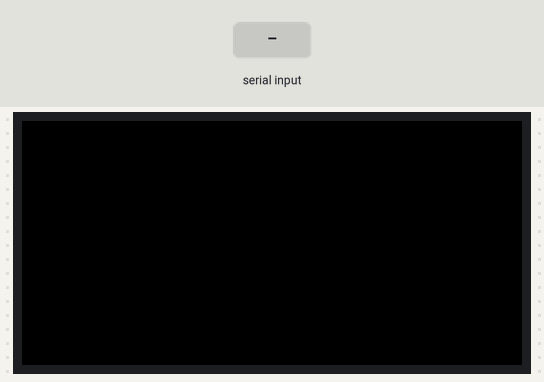
A sketch run on a simulated ESP8266 (NodeMCU). On the bench: 250×122 colour display. The test bench sets the inputs (shaded band). WiFi joins after 1.5 s; servers stay silent unless stated; network time is answered at once with the bench clock; the local clock reads 2024-03-15 10:24:30 at power-on unless the sketch sets it; what the sketch prints to the serial monitor is not drawn.

Above: at 0.8 s.
0.9 s: "1\n" received over Serial
2.4 s: "0\n" received over Serial
At 5.4 s:
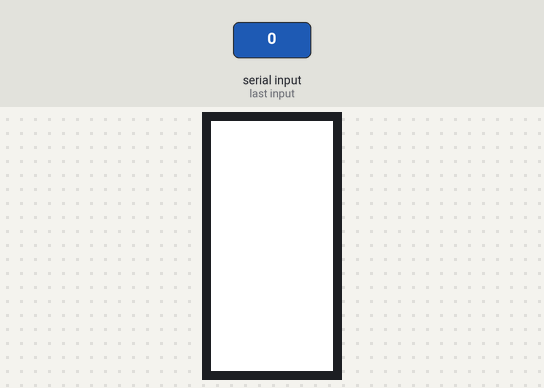
At 19.8 s:
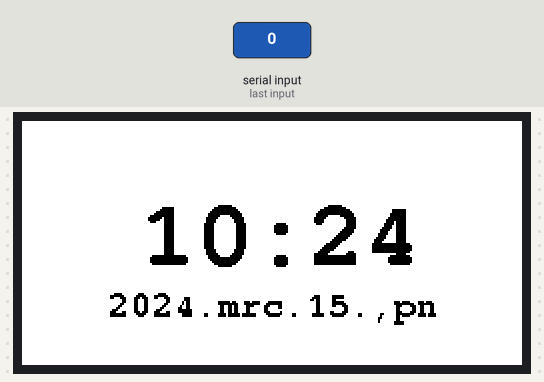
Timing chart, 0 to 20.9 s (numbered marks = the images above; inputs shaded):
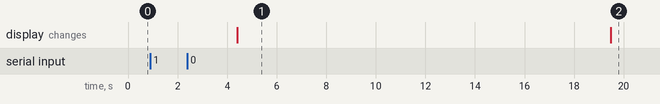

The sketch:

NTPClock.ino
```cpp
#include <GxEPD2_BW.h>
#include <GxEPD2_3C.h>
#include <Fonts/FreeMonoBold9pt7b.h>
#include <Fonts/FreeMonoBold24pt7b.h>
#include <NTPClient.h>
#include <WiFiUdp.h>
#include <ESP8266WiFi.h>

// ePaper kijelző csatlakozások (ESP8266)
// ESP8266 CS(SS)=15,SCL(SCK)=14,SDA(MOSI)=13,BUSY=16,RES(RST)=5,DC=4

// 2.13" fekete-fehér kijelző
GxEPD2_3C<GxEPD2_213_Z98c, GxEPD2_213_Z98c::HEIGHT> display(GxEPD2_213_Z98c(/*CS=5*/ 15, /*DC=*/ 4, /*RES=*/ 5, /*BUSY=*/ 16));

// NTP idő lekérése
WiFiUDP ntpUDP;
NTPClient timeClient(ntpUDP, "pool.ntp.org", 3600, 60000); // 1 órás időeltolás (3600 másodperc)

// Napok nevei magyarul
const char* napok[] = {"vas", "hét", "kedd", "sze", "csü", "pén", "szo"};
const char* honapok[] = {"jan.", "febr.", "márc.", "ápr.", "máj.", "jún.", "júl.", "aug.", "szept.", "okt.", "nov.", "dec."};

void setup() {
  Serial.begin(115200);
  Serial.println("\nESP8266 ePaper óra");

  String ssid, password;
  getWiFiCredentials(ssid, password);

  WiFi.begin(ssid.c_str(), password.c_str());
  Serial.print("Csatlakozás a WiFi-hez");

  int timeout = 10;
  while (WiFi.status() != WL_CONNECTED && timeout > 0) {
    delay(1000);
    Serial.print(".");
    timeout--;
  }

  if (WiFi.status() == WL_CONNECTED) {
    Serial.println("\nWiFi csatlakozva!");
    Serial.print("IP cím: ");
    Serial.println(WiFi.localIP());
  } else {
    Serial.println("\nWiFi csatlakozás sikertelen! Újrapróbálkozás...");
    setup();  // Újraindítja a WiFi beállításokat
  }

  timeClient.begin();
  display.init(115200,true,50,false);
  display.setRotation(1);

  frissitOra();
}

void loop() {
  delay(60000);
  frissitOra();
}

void frissitOra() {
  timeClient.update();
  time_t rawtime = timeClient.getEpochTime();
  struct tm* timeinfo = localtime(&rawtime);

  int ora = timeinfo->tm_hour;
  int perc = timeinfo->tm_min;
  int ev = timeinfo->tm_year + 1900;
  int honap = timeinfo->tm_mon;
  int nap = timeinfo->tm_mday;
  int nap_index = timeinfo->tm_wday;

  display.setFullWindow();
  display.firstPage();
  do {
    display.fillScreen(GxEPD_WHITE);
    display.setTextColor(GxEPD_BLACK);

    // Óra középre
    display.setFont(&FreeMonoBold24pt7b);
    char idoStr[6];
    sprintf(idoStr, "%02d:%02d", ora, perc);
    int16_t tbx, tby;
    uint16_t tbw, tbh;
    display.getTextBounds(idoStr, 0, 0, &tbx, &tby, &tbw, &tbh);
    int x = (display.width() - tbw) / 2;
    int y = (display.height() / 3) + tbh;
    display.setCursor(x, y);
    display.print(idoStr);

    // Dátum alulra
    display.setFont(&FreeMonoBold9pt7b);
    char datumStr[32];
    sprintf(datumStr, "%d.%s%d.,%s", ev, honapok[honap], nap, napok[nap_index]);
    display.setTextColor(nap_index == 0 ? GxEPD_RED : GxEPD_BLACK);
    display.getTextBounds(datumStr, 0, 0, &tbx, &tby, &tbw, &tbh);
    x = (display.width() - tbw) / 2;
    y = (display.height() * 2 / 3) + tbh;
    display.setCursor(x, y);
    display.print(datumStr);

  } while (display.nextPage());

  display.hibernate();
}

void getWiFiCredentials(String &ssid, String &password) {
  Serial.println("Adja meg a WiFi SSID-t:");
  ssid = readSerialInput();

  Serial.println("Adja meg a WiFi jelszót:");
  password = readSerialInput();
}

String readSerialInput() {
  String input = "";
  while (true) {
    while (Serial.available() > 0) {
      char c = Serial.read();
      if (c == '\n' || c == '\r') return input;
      input += c;
    }
  }
}
```

Measured:
- after the input at 0.9 s, every drawn part: stays the same
- after the input at 2.4 s, the display: changes after 2.0 s (image 1)
- what the display in image 1 shows lasts 15.1 s, from 4.4 s to 19.5 s
